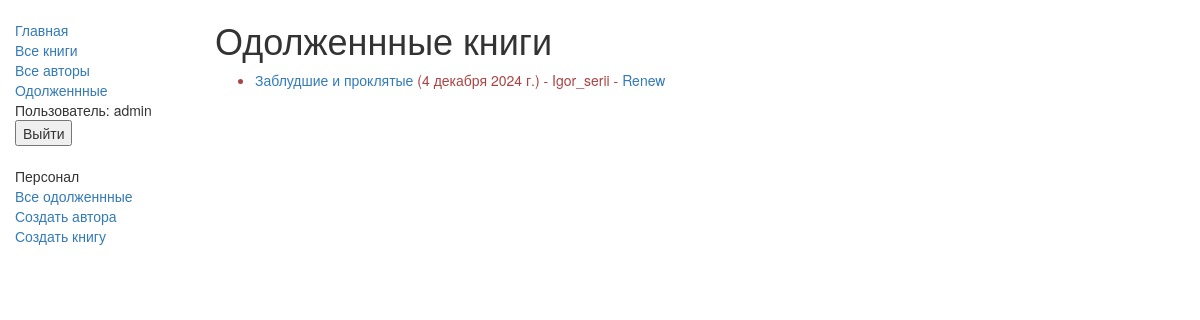
/catalog/usersbooks/ (signed in), run on an earlier commit of the app's database.
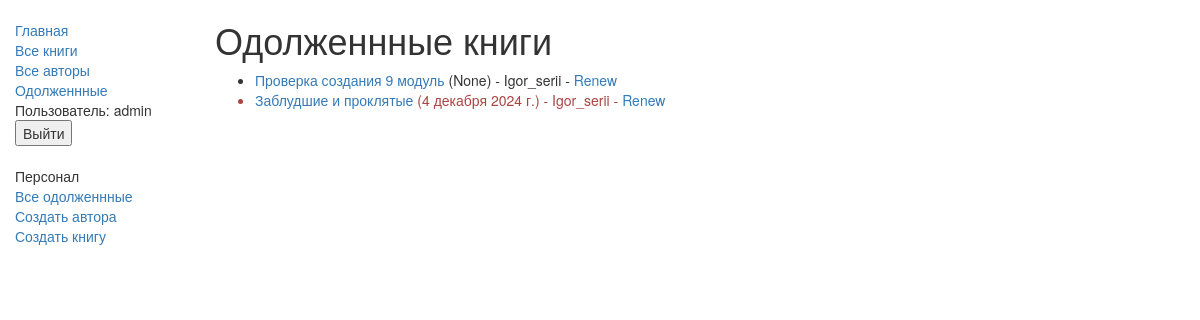
And on a later commit of the database.
### catalog/models.py (models this page shows, shortened)
class BookInstance(models.Model):
    id = models.UUIDField(primary_key=True, default=uuid.uuid4, help_text="Unique ID for this particular book across whole library")
    book = models.ForeignKey('Book', on_delete=models.SET_NULL, null=True)
    imprint = models.CharField(max_length=200)
    due_back = models.DateField(null=True, blank=True)
    borrower = models.ForeignKey(User, on_delete=models.SET_NULL, null=True, blank=True)
    LOAN_STATUS = (
        ('m', 'Maintenance'),
        ('o', 'On loan'),
        ('a', 'Available'),
        ('r', 'Reserved'),
    )
    status = models.CharField(max_length=1, choices=LOAN_STATUS, blank=True, default='m', help_text='Book availability')
    class Meta:
        ordering = ["due_back"]
        permissions = (("can_mark_returned", "Set book as returned"),)
    def display_status(self):
        return ', '.join([ BookInstance.name for BookInstance in self.BookInstance.all()[:3] ])
    display_status.short_description = 'Status'
    @property
    def is_overdue(self):
        if self.due_back and date.today() > self.due_back:
            return True
        return False

class Book(models.Model):
    title = models.CharField(max_length=200)
    author = models.ForeignKey('Author', on_delete=models.SET_NULL, null=True)
    summary = models.TextField(max_length=1000, help_text="Enter a brief description of the book")
    isbn = models.CharField('ISBN',max_length=13, help_text='13 Character <a href="https://www.isbn-international.org/content/what-isbn">ISBN number</a>')
    genre = models.ManyToManyField(Genre, help_text="Select a genre for this book")
    def display_genre(self):
        return ', '.join([ genre.name for genre in self.genre.all()[:3] ])
    display_genre.short_description = 'Genre'

### catalog/views.py (the view)
class LoanedBooksByStaffListView(PermissionRequiredMixin,generic.ListView):
    model = BookInstance
    template_name ='catalog/bookinstance_list_borrowed_staff.html'
    paginate_by = 10
    permission_required = ('catalog.can_mark_returned', 'catalog.can_edit')
    def get_queryset(self):
        return BookInstance.objects.filter(status__exact='o').order_by('due_back')

### catalog/templates/catalog/bookinstance_list_borrowed_staff.html
{% extends "base_generic.html" %}
{% block content %}
<h1>Одолженнные книги</h1>
{% if object_list %}
<ul>
    {% for bookinst in bookinstance_list %}
    <li class="{% if bookinst.is_overdue %}text-danger{% endif %}">
        <a href="{% url 'book-detail' bookinst.book.pk %}">{{bookinst.book.title}}</a> ({{ bookinst.due_back }})
        {% if user.is_staff %}- {{ bookinst.borrower }}{% endif %} {% if perms.catalog.can_mark_returned %}- <a
            href="{% url 'renew-book-librarian' bookinst.id %}">Renew</a> {% endif %}
    </li>
    {% endfor %}
</ul>
{% else %}
<p>Нет занятых книг.</p>
{% endif %}
{% endblock %}

What changed in the data, as far as the page shows it:
added BookInstance: book "Проверка создания 9 модуль", due_back "None", borrower "Igor_serii"
